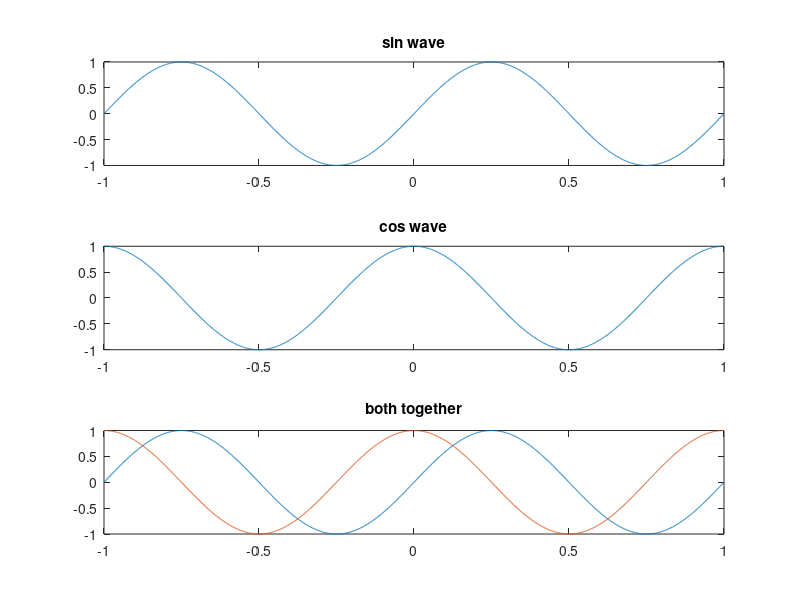

The MATLAB source for this figure:
clc 
t = -1:0.001:1;
f = 1 ;
x = sin(2*pi*f*t);
y = cos(2*pi*f*t);
subplot(3,1,1);
plot(t,x);
title('sin wave');
subplot(3,1,2);
plot(t,y);
title('cos wave');
subplot(3,1,3);
plot(t,x);
hold on 
plot(t,y);
title('both together');



